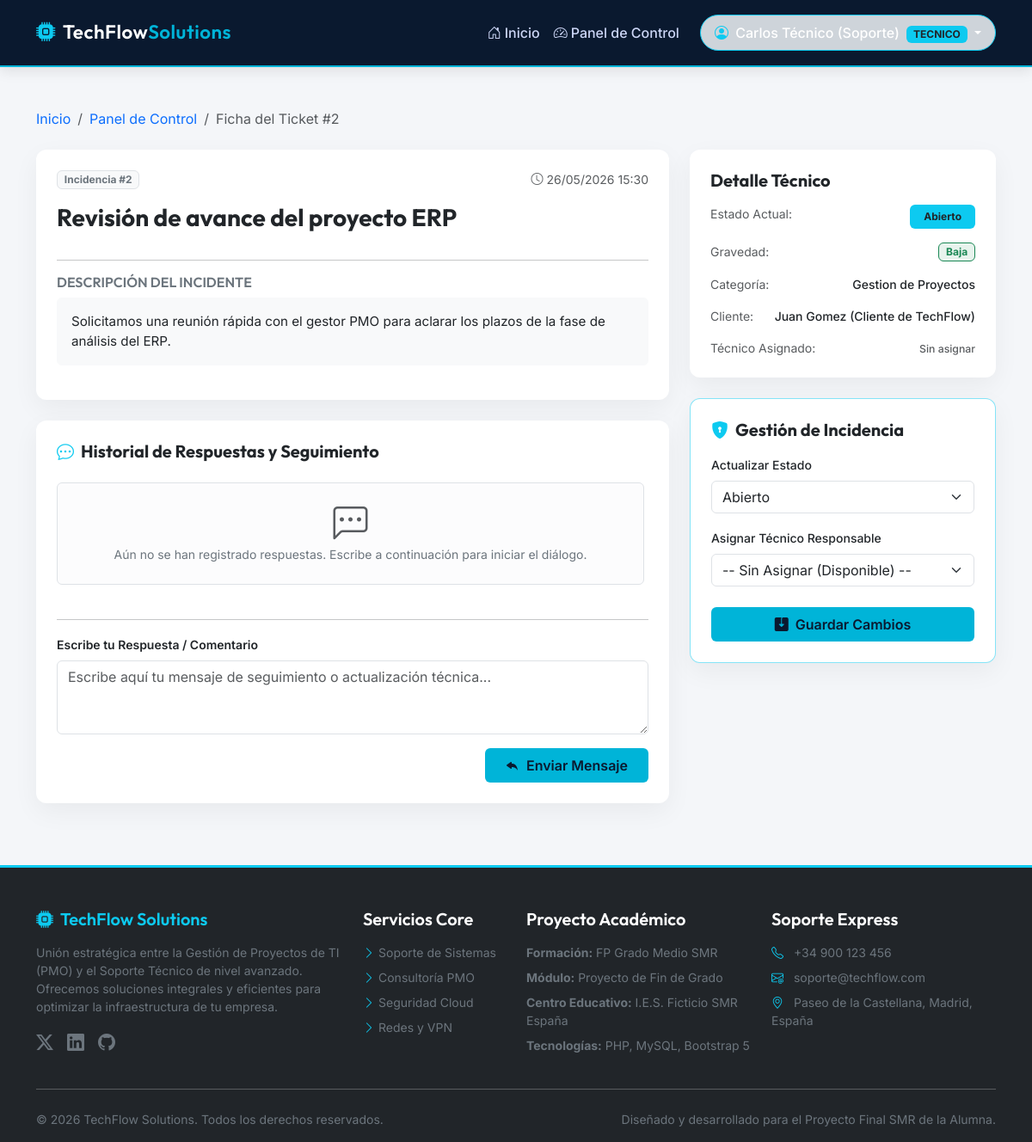
Page /ver_ticket.php?id=2 (signed in) on the committed database.
### tables this page shows
CREATE TABLE `tickets` (
  `id` INT AUTO_INCREMENT PRIMARY KEY,
  `titulo` VARCHAR(150) NOT NULL COMMENT 'Breve título indicando el problema',
  `descripcion` TEXT NOT NULL COMMENT 'Detalles completos de la incidencia informática',
  `cliente_id` INT NOT NULL COMMENT 'Cliente que abre el ticket',
  `tecnico_id` INT DEFAULT NULL COMMENT 'Técnico asignado para resolver el ticket',
  `categoria` ENUM('Soporte Tecnico', 'Gestion de Proyectos', 'Infraestructura') NOT NULL DEFAULT 'Soporte Tecnico' COMMENT 'Categoría de la consulta',
  `gravedad` ENUM('Baja', 'Media', 'Alta', 'Critica') NOT NULL DEFAULT 'Baja' COMMENT 'Nivel de urgencia',
  `estado` ENUM('Abierto', 'En Proceso', 'Resuelto', 'Cerrado') NOT NULL DEFAULT 'Abierto' COMMENT 'Estado del flujo del soporte',
  `created_at` TIMESTAMP DEFAULT CURRENT_TIMESTAMP,
  `updated_at` TIMESTAMP DEFAULT CURRENT_TIMESTAMP ON UPDATE CURRENT_TIMESTAMP,
  FOREIGN KEY (`cliente_id`) REFERENCES `usuarios`(`id`) ON DELETE CASCADE ON UPDATE CASCADE,
  FOREIGN KEY (`tecnico_id`) REFERENCES `usuarios`(`id`) ON DELETE SET NULL ON UPDATE CASCADE
);

CREATE TABLE `usuarios` (
  `id` INT AUTO_INCREMENT PRIMARY KEY,
  `nombre` VARCHAR(100) NOT NULL COMMENT 'Nombre completo del usuario',
  `email` VARCHAR(100) NOT NULL UNIQUE COMMENT 'Correo electrónico que sirve como login',
  `password` VARCHAR(255) NOT NULL COMMENT 'Contraseña cifrada mediante password_hash() con bcrypt',
  `rol` ENUM('cliente', 'tecnico', 'pmo') NOT NULL COMMENT 'Rol del usuario: cliente, tecnico de soporte o gestor PMO',
  `created_at` TIMESTAMP DEFAULT CURRENT_TIMESTAMP COMMENT 'Fecha de registro en la base de datos'
);

### ver_ticket.php (the view, shortened to what this page needs)
<?php
require_once 'conexion.php';
$ticket_id = intval($_GET['id']);
$usuario_id = $_SESSION['usuario_id'];
$usuario_rol = $_SESSION['rol'];
$sql_ticket = "SELECT t.*, u_c.nombre AS cliente_nombre, u_c.email AS cliente_email, u_t.nombre AS tecnico_nombre
               FROM tickets t
               JOIN usuarios u_c ON t.cliente_id = u_c.id
               LEFT JOIN usuarios u_t ON t.tecnico_id = u_t.id
               WHERE t.id = '$ticket_id' LIMIT 1";
$resultado_ticket = mysqli_query($conexion, $sql_ticket);
$ticket = mysqli_fetch_assoc($resultado_ticket);
$sql_comentarios = "SELECT c.*, u.nombre AS autor_nombre, u.rol AS autor_rol
                    FROM comentarios_tickets c
                    JOIN usuarios u ON c.usuario_id = u.id
                    WHERE c.ticket_id = '$ticket_id'
                    ORDER BY c.created_at ASC";
$resultado_comentarios = mysqli_query($conexion, $sql_comentarios);
include 'header.php';
?>
<div class="container my-4">
    <nav aria-label="breadcrumb" class="mb-4">
        <ol class="breadcrumb">
            <li class="breadcrumb-item"><a href="index.php" class="text-decoration-none">Inicio</a></li>
            <li class="breadcrumb-item">
                <a href="<?php echo ($usuario_rol === 'cliente') ? 'panel_cliente.php' : 'panel_pmo.php'; ?>" class="text-decoration-none">
                    <?php echo ($usuario_rol === 'cliente') ? 'Mi Panel' : 'Panel de Control'; ?>
                </a>
            </li>
            <li class="breadcrumb-item active" aria-current="page">Ficha del Ticket #<?php echo $ticket['id']; ?></li>
        </ol>
    </nav>
    <div class="row g-4">
        <div class="col-lg-8">
            <div class="card card-custom p-4 mb-4">
                <div class="d-flex justify-content-between align-items-start mb-3">
                    <span class="badge bg-light text-secondary border">Incidencia #<?php echo $ticket['id']; ?></span>
                    <span class="text-muted small"><i class="bi bi-clock me-1"></i><?php echo date('d/m/Y H:i', strtotime($ticket['created_at'])); ?></span>
                </div>
                <h1 class="h3 fw-bold mb-3 text-dark"><?php echo htmlspecialchars($ticket['titulo']); ?></h1>
                <hr class="my-3 bg-secondary opacity-25">
                <h5 class="h6 text-uppercase fw-semibold text-secondary mb-2">Descripción del Incidente</h5>
                <p class="text-dark bg-light p-3 rounded border border-light" style="white-space: pre-wrap; font-size: 0.95rem;"><?php echo htmlspecialchars($ticket['descripcion']); ?></p>
            </div>
            <div class="card card-custom p-4 mb-4">
                <h4 class="h5 fw-bold mb-4"><i class="bi bi-chat-dots text-info me-2"></i>Historial de Respuestas y Seguimiento</h4>
                <div class="chat-container mb-4" style="max-height: 450px; overflow-y: auto; padding-right: 5px;">
                    <?php if (mysqli_num_rows($resultado_comentarios) > 0): ?>
                        <div class="d-flex flex-column gap-3">
                            <?php while ($comentario = mysqli_fetch_assoc($resultado_comentarios)): ?>
                                <?php
                                $es_propio = ($comentario['usuario_id'] == $usuario_id);
                                $es_soporte = ($comentario['autor_rol'] !== 'cliente');
                                $burbuja_clase = $es_soporte ? 'bg-info bg-opacity-10 border border-info border-opacity-25 ms-0 me-5' : 'bg-light border me-0 ms-5';
                                $align_clase = $es_soporte ? 'align-self-start' : 'align-self-end';
                                ?>
                                <div class="p-3 rounded-3 <?php echo $burbuja_clase; ?> <?php echo $align_clase; ?> w-100" style="max-width: 90%;">
                                    <div class="d-flex justify-content-between align-items-center mb-1 flex-wrap">
                                        <strong class="small text-dark">
                                            <i class="bi <?php echo $es_soporte ? 'bi-person-badge-fill text-info' : 'bi-person-fill text-secondary'; ?> me-1"></i>
                                            <?php echo htmlspecialchars($comentario['autor_nombre']); ?>
                                            <?php if ($es_soporte): ?>
                                                <span class="badge bg-info text-dark small" style="font-size: 0.65rem;"><?php echo strtoupper($comentario['autor_rol']); ?> SOPORTE</span>
                                            <?php else: ?>
                                                <span class="badge bg-secondary text-white small" style="font-size: 0.65rem;">CLIENTE</span>
                                            <?php endif; ?>
                                        </strong>
                                        <span class="text-muted" style="font-size: 0.75rem;">
                                            <?php echo date('d/m/Y H:i', strtotime($comentario['created_at'])); ?>
                                        </span>
                                    </div>
                                    <p class="mb-0 text-dark small" style="white-space: pre-wrap;"><?php echo htmlspecialchars($comentario['comentario']); ?></p>
                                </div>
                            <?php endwhile; ?>
                        </div>
                    <?php else: ?>
                        <div class="alert alert-light text-center py-4 border mb-0">
                            <i class="bi bi-chat-left-dots display-6 text-muted mb-2"></i>
                            <p class="text-secondary small mb-0">Aún no se han registrado respuestas. Escribe a continuación para iniciar el diálogo.</p>
                        </div>
                    <?php endif; ?>
                </div>
                <hr class="my-3 bg-secondary opacity-25">
                <form action="ver_ticket.php?id=<?php echo $ticket_id; ?>" method="POST">
                    <div class="mb-3">
                        <label for="comentario" class="form-label small fw-semibold text-dark">Escribe tu Respuesta / Comentario</label>
                        <textarea class="form-control" id="comentario" name="comentario" rows="3" placeholder="Escribe aquí tu mensaje de seguimiento o actualización técnica..." required <?php echo ($ticket['estado'] === 'Cerrado') ? 'disabled' : ''; ?>></textarea>
                    </div>
                    <div class="text-end">
                        <?php if ($ticket['estado'] === 'Cerrado'): ?>
                            <button type="button" class="btn btn-dark btn-sm px-4" disabled>
                                <i class="bi bi-lock-fill me-2"></i>Incidencia Cerrada
                            </button>
                        <?php else: ?>
                            <button type="submit" name="enviar_comentario" class="btn btn-tech-primary px-4 py-2">
                                <i class="bi bi-reply-fill me-2"></i>Enviar Mensaje
                            </button>
                        <?php endif; ?>
                    </div>
                </form>
            </div>
        </div>
        <div class="col-lg-4">
            <div class="card card-custom p-4 mb-4">
                <h4 class="h5 fw-bold mb-3">Detalle Técnico</h4>
                <ul class="list-unstyled mb-0">
                    <li class="mb-3 d-flex justify-content-between">
                        <span class="text-muted small">Estado Actual:</span>
                        <?php
                        $est_clase = 'bg-secondary';
                        if ($ticket['estado'] === 'Abierto') $est_clase = 'bg-info text-dark';
                        elseif ($ticket['estado'] === 'En Proceso') $est_clase = 'bg-primary';
                        elseif ($ticket['estado'] === 'Resuelto') $est_clase = 'bg-success';
                        elseif ($ticket['estado'] === 'Cerrado') $est_clase = 'bg-dark';
                        ?>
                        <span class="badge <?php echo $est_clase; ?> px-3 py-2"><?php echo $ticket['estado']; ?></span>
                    </li>
                    <li class="mb-3 d-flex justify-content-between align-items-center">
                        <span class="text-muted small">Gravedad:</span>
                        <?php
                        $grav_clase = 'bg-secondary';
                        if ($ticket['gravedad'] === 'Baja') $grav_clase = 'bg-success bg-opacity-10 text-success border border-success';
                        elseif ($ticket['gravedad'] === 'Media') $grav_clase = 'bg-warning bg-opacity-10 text-warning-emphasis border border-warning';
                        elseif ($ticket['gravedad'] === 'Alta') $grav_clase = 'bg-danger bg-opacity-10 text-danger border border-danger';
                        elseif ($ticket['gravedad'] === 'Critica') $grav_clase = 'bg-danger text-white';
                        ?>
                        <span class="badge <?php echo $grav_clase; ?>"><?php echo $ticket['gravedad']; ?></span>
                    </li>
                    <li class="mb-3 d-flex justify-content-between">
                        <span class="text-muted small">Categoría:</span>
                        <span class="fw-medium small"><?php echo $ticket['categoria']; ?></span>
                    </li>
                    <li class="mb-3 d-flex justify-content-between">
                        <span class="text-muted small">Cliente:</span>
                        <span class="fw-medium small"><?php echo htmlspecialchars($ticket['cliente_nombre']); ?></span>
                    </li>
                    <li class="mb-0 d-flex justify-content-between">
                        <span class="text-muted small">Técnico Asignado:</span>
                        <span class="fw-medium text-info small">
                            <?php if ($ticket['tecnico_nombre']): ?>
                                <i class="bi bi-person-fill me-1"></i><?php echo htmlspecialchars($ticket['tecnico_nombre']); ?>
                            <?php else: ?>
                                <span class="text-muted small">Sin asignar</span>
                            <?php endif; ?>
                        </span>
                    </li>
                </ul>
            </div>
            <?php if ($usuario_rol === 'tecnico' || $usuario_rol === 'pmo'): ?>
                <div class="card card-custom p-4 border border-info border-opacity-50">
                    <h4 class="h5 fw-bold mb-3 text-dark"><i class="bi bi-shield-lock-fill text-info me-2"></i>Gestión de Incidencia</h4>
                    <form action="ver_ticket.php?id=<?php echo $ticket_id; ?>" method="POST" class="d-flex flex-column gap-3">
                        <div>
                            <label for="estado" class="form-label small fw-medium">Actualizar Estado</label>
                            <select class="form-select" id="estado" name="estado" required>
                                <option value="Abierto" <?php echo $ticket['estado'] === 'Abierto' ? 'selected' : ''; ?>>Abierto</option>
                            </select>
                        </div>
                        <div>
                            <label for="tecnico_id" class="form-label small fw-medium">Asignar Técnico Responsable</label>
                            <select class="form-select" id="tecnico_id" name="tecnico_id">
                                <option value="">-- Sin Asignar (Disponible) --</option>
                            </select>
                        </div>
                        <button type="submit" name="actualizar_ticket" class="btn btn-tech-primary w-100 mt-2 py-2">
                            <i class="bi bi-save2-fill me-2"></i>Guardar Cambios
                        </button>
                    </form>
                </div>
            <?php endif; ?>
        </div>
    </div>
</div>
<?php
include 'footer.php';
?>

### header.php (style rules this page uses)
:root { --azul-oscuro: #0A192F; --azul-slate: #172A45; --azul-brillante: #00B4D8; --gris-fondo: #F4F6F9; --gris-texto: #4A5568; --blanco-puro: #FFFFFF; }
body { font-family: 'Inter', sans-serif; background-color: var(--gris-fondo); color: var(--azul-oscuro); min-height: 100vh; display: flex; flex-direction: column; }
h1, h2, h3, h4, h5, h6, .navbar-brand { font-family: 'Outfit', sans-serif; font-weight: 600; }
.btn-tech-primary { background-color: var(--azul-brillante); color: var(--azul-oscuro); font-weight: 600; border: none; transition: all 0.3s ease; }
.card-custom { background: var(--blanco-puro); border: none; border-radius: 12px; box-shadow: 0 10px 30px rgba(0, 0, 0, 0.05); transition: transform 0.3s ease, box-shadow 0.3s ease; }

### rows in the picture
tickets: id "2", created_at "26/05/2026 15:30", titulo "Revisión de avance del proyecto ERP", descripcion "Solicitamos una reunión rápida con el gestor PMO para aclarar los plazos de la fase de análisis del ERP.", estado "Abierto", gravedad "Baja", categoria "Gestion de Proyectos", cliente.nombre "Juan Gomez (Cliente de TechFlow)"

### other values in the picture
$_SESSION['nombre'] "Carlos Técnico (Soporte)"
$_SESSION['rol'] "TECNICO"
